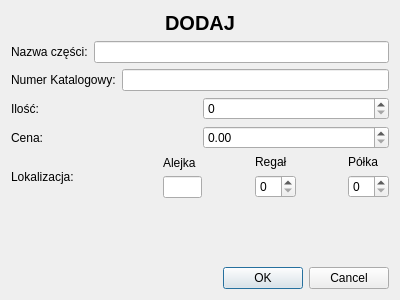
<?xml version="1.0" encoding="UTF-8"?>
<ui version="4.0">
 <class>addPartDialog</class>
 <widget class="QDialog" name="addPartDialog">
  <property name="geometry">
   <rect>
    <x>0</x>
    <y>0</y>
    <width>400</width>
    <height>300</height>
   </rect>
  </property>
  <property name="windowTitle">
   <string>Dialog</string>
  </property>
  <layout class="QVBoxLayout" name="verticalLayout_4">
   <item>
    <widget class="QLabel" name="windowNameLabel">
     <property name="font">
      <font>
       <pointsize>15</pointsize>
       <bold>true</bold>
      </font>
     </property>
     <property name="tabletTracking">
      <bool>false</bool>
     </property>
     <property name="text">
      <string>DODAJ</string>
     </property>
     <property name="alignment">
      <set>Qt::AlignHCenter|Qt::AlignTop</set>
     </property>
    </widget>
   </item>
   <item>
    <layout class="QHBoxLayout" name="horizontalLayout_3">
     <item>
      <widget class="QLabel" name="nameLabel">
       <property name="text">
        <string>Nazwa części:</string>
       </property>
      </widget>
     </item>
     <item>
      <widget class="QLineEdit" name="nameLineEdit"/>
     </item>
    </layout>
   </item>
   <item>
    <layout class="QHBoxLayout" name="horizontalLayout_4">
     <item>
      <widget class="QLabel" name="catalogNumberLabel">
       <property name="text">
        <string>Numer Katalogowy:</string>
       </property>
      </widget>
     </item>
     <item>
      <widget class="QLineEdit" name="catalogNumberLineEdit"/>
     </item>
    </layout>
   </item>
   <item>
    <layout class="QHBoxLayout" name="horizontalLayout_5">
     <item>
      <widget class="QLabel" name="quantityLabel">
       <property name="text">
        <string>Ilość:</string>
       </property>
      </widget>
     </item>
     <item>
      <widget class="QSpinBox" name="quantitySpinBox"/>
     </item>
    </layout>
   </item>
   <item>
    <layout class="QHBoxLayout" name="horizontalLayout_6">
     <item>
      <widget class="QLabel" name="priceLabel">
       <property name="text">
        <string>Cena:</string>
       </property>
      </widget>
     </item>
     <item>
      <widget class="QDoubleSpinBox" name="priceDoubleSpinBox"/>
     </item>
    </layout>
   </item>
   <item>
    <layout class="QHBoxLayout" name="horizontalLayout">
     <item>
      <widget class="QLabel" name="locationLabel">
       <property name="text">
        <string>Lokalizacja: </string>
       </property>
      </widget>
     </item>
     <item>
      <spacer name="horizontalSpacer">
       <property name="orientation">
        <enum>Qt::Horizontal</enum>
       </property>
       <property name="sizeHint" stdset="0">
        <size>
         <width>80</width>
         <height>20</height>
        </size>
       </property>
      </spacer>
     </item>
     <item>
      <layout class="QVBoxLayout" name="verticalLayout_3">
       <item>
        <widget class="QLabel" name="aisleLabel">
         <property name="maximumSize">
          <size>
           <width>39</width>
           <height>25</height>
          </size>
         </property>
         <property name="text">
          <string>Alejka</string>
         </property>
        </widget>
       </item>
       <item>
        <widget class="QLineEdit" name="aisleLineEdit">
         <property name="enabled">
          <bool>true</bool>
         </property>
         <property name="maximumSize">
          <size>
           <width>39</width>
           <height>25</height>
          </size>
         </property>
         <property name="baseSize">
          <size>
           <width>0</width>
           <height>0</height>
          </size>
         </property>
        </widget>
       </item>
      </layout>
     </item>
     <item>
      <spacer name="horizontalSpacer_2">
       <property name="orientation">
        <enum>Qt::Horizontal</enum>
       </property>
       <property name="sizeHint" stdset="0">
        <size>
         <width>40</width>
         <height>20</height>
        </size>
       </property>
      </spacer>
     </item>
     <item>
      <layout class="QVBoxLayout" name="verticalLayout_2">
       <item>
        <widget class="QLabel" name="rackLabel">
         <property name="text">
          <string>Regał</string>
         </property>
        </widget>
       </item>
       <item>
        <widget class="QSpinBox" name="rackSpinBox"/>
       </item>
      </layout>
     </item>
     <item>
      <spacer name="horizontalSpacer_3">
       <property name="orientation">
        <enum>Qt::Horizontal</enum>
       </property>
       <property name="sizeHint" stdset="0">
        <size>
         <width>40</width>
         <height>20</height>
        </size>
       </property>
      </spacer>
     </item>
     <item>
      <layout class="QVBoxLayout" name="verticalLayout">
       <item>
        <widget class="QLabel" name="shelfLabel">
         <property name="text">
          <string>Półka</string>
         </property>
        </widget>
       </item>
       <item>
        <widget class="QSpinBox" name="shelfSpinBox"/>
       </item>
      </layout>
     </item>
    </layout>
   </item>
   <item>
    <spacer name="verticalSpacer">
     <property name="orientation">
      <enum>Qt::Vertical</enum>
     </property>
     <property name="sizeHint" stdset="0">
      <size>
       <width>20</width>
       <height>40</height>
      </size>
     </property>
    </spacer>
   </item>
   <item>
    <widget class="QDialogButtonBox" name="buttonBox">
     <property name="orientation">
      <enum>Qt::Horizontal</enum>
     </property>
     <property name="standardButtons">
      <set>QDialogButtonBox::Cancel|QDialogButtonBox::Ok</set>
     </property>
    </widget>
   </item>
  </layout>
 </widget>
 <resources/>
 <connections>
  <connection>
   <sender>buttonBox</sender>
   <signal>accepted()</signal>
   <receiver>addPartDialog</receiver>
   <slot>accept()</slot>
   <hints>
    <hint type="sourcelabel">
     <x>174</x>
     <y>290</y>
    </hint>
    <hint type="destinationlabel">
     <x>157</x>
     <y>274</y>
    </hint>
   </hints>
  </connection>
  <connection>
   <sender>buttonBox</sender>
   <signal>rejected()</signal>
   <receiver>addPartDialog</receiver>
   <slot>reject()</slot>
   <hints>
    <hint type="sourcelabel">
     <x>174</x>
     <y>290</y>
    </hint>
    <hint type="destinationlabel">
     <x>286</x>
     <y>274</y>
    </hint>
   </hints>
  </connection>
 </connections>
</ui>
